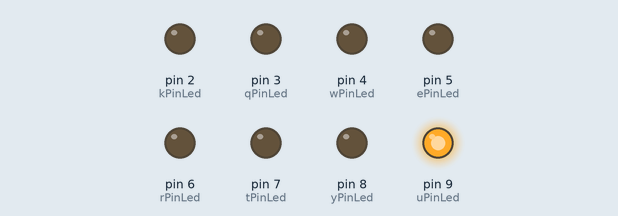
This sketch was run on a simulated Arduino Uno, built with avr-gcc and run on an emulated ATmega328P. On the bench: output pins drawn as LEDs (lit = HIGH).

Above: at 0.25 s.
At 0.5 s:
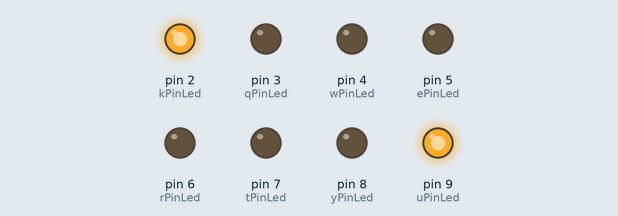
At 0.7 s:
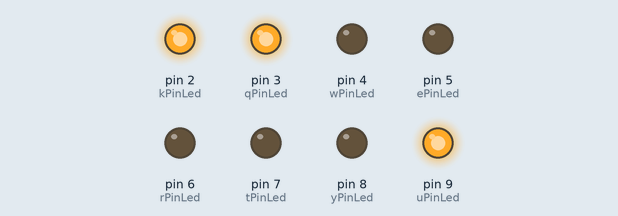
At 0.9 s:
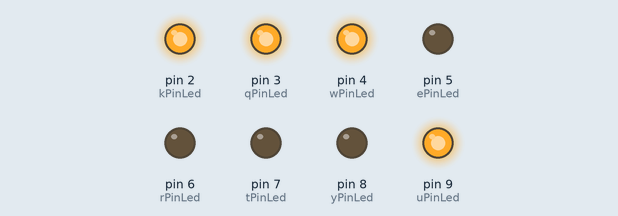
At 1.3 s:
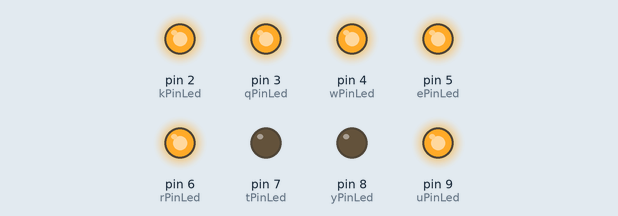
At 3.4 s:
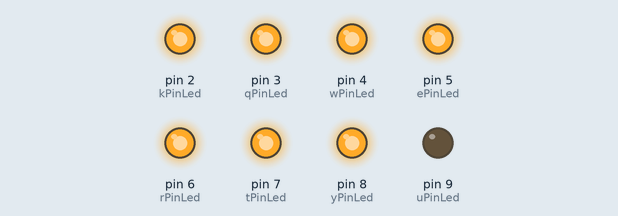
Timing chart, 0 to 3.9 s (numbered marks = the images above):
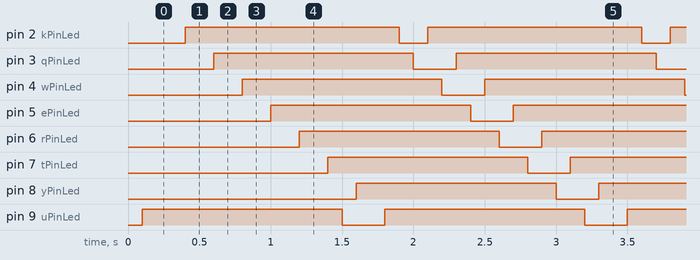

The sketch:

Blink.ino
```cpp
const int kPinLed = 2;
const int qPinLed = 3;
const int wPinLed = 4;
const int ePinLed = 5;
const int rPinLed = 6;
const int tPinLed = 7;
const int yPinLed = 8;
const int uPinLed = 9;
const int num = 100;

void setup() {
  pinMode(kPinLed, OUTPUT);
  pinMode(qPinLed, OUTPUT);
  pinMode(wPinLed, OUTPUT);
  pinMode(ePinLed, OUTPUT);
  pinMode(rPinLed, OUTPUT);
  pinMode(tPinLed, OUTPUT);
  pinMode(yPinLed, OUTPUT);
  pinMode(uPinLed, OUTPUT);
  // put your setup code here, to run once:

}

void loop() {
  delay(num);
  digitalWrite(uPinLed, HIGH);
  delay(num);
  digitalWrite(kPinLed, LOW);
  delay(num);
  digitalWrite(qPinLed, LOW);
  delay(num);
  digitalWrite(kPinLed, HIGH);
  delay(num);
  digitalWrite(wPinLed, LOW);
  delay(num);
  digitalWrite(qPinLed, HIGH);
  delay(num);
  digitalWrite(ePinLed, LOW);
  delay(num);
  digitalWrite(wPinLed, HIGH);
  delay(num);
  digitalWrite(rPinLed, LOW);
  delay(num);
  digitalWrite(ePinLed, HIGH);
  delay(num);
  digitalWrite(tPinLed, LOW);
  delay(num);
  digitalWrite(rPinLed, HIGH);
  delay(num);
  digitalWrite(yPinLed, LOW);
  delay(num);
  digitalWrite(tPinLed, HIGH);
  delay(num);
  digitalWrite(uPinLed, LOW);
  delay(num);

  digitalWrite(yPinLed, HIGH);
  delay(num);

  // put your main code here, to run repeatedly:

}
```

Measured:
- by itself, pin 2 (kPinLed): alternates HIGH for 1.5 s and LOW for 0.20 s
- by itself, pin 3 (qPinLed), pin 4 (wPinLed), pin 5 (ePinLed), pin 6 (rPinLed), pin 7 (tPinLed), pin 8 (yPinLed), pin 9 (uPinLed): alternates HIGH for 1.4 s and LOW for 0.30 s
